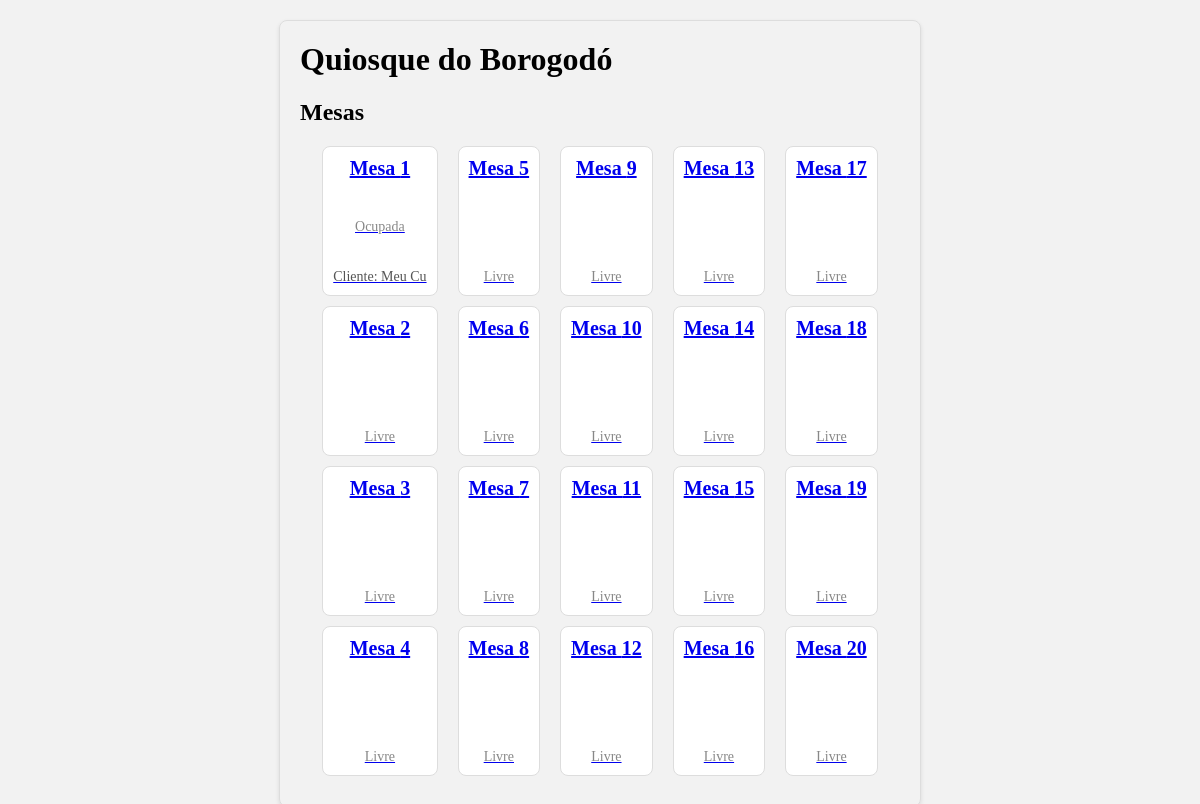
The app's page /comanda/index.php with its own data.
### tables this page shows
CREATE TABLE `mesas` (
  `id` int(11) NOT NULL,
  `numero` int(11) NOT NULL,
  `nome` varchar(255) DEFAULT NULL,
  `status` enum('livre','ocupada') NOT NULL DEFAULT 'livre',
  `garcom_id` int(11) DEFAULT NULL,
  `nome_atendido` varchar(255) DEFAULT NULL
);

CREATE TABLE `clientes` (
  `id` int(11) NOT NULL,
  `nome` varchar(255) NOT NULL,
  `mesa_id` int(11) NOT NULL
);

### comanda/index.php (the view, shortened to what this page needs)
<?php
require_once 'config.php';
$sql = "SELECT m.id, m.numero, COUNT(mi.id) AS total_itens FROM mesas m LEFT JOIN mesa_itens mi ON m.id = mi.mesa_id GROUP BY m.id";
$result = $conn->query($sql);
if ($result->num_rows > 0) {
    echo '<!DOCTYPE html>';
    echo '<html>';
    echo '<head>';
    echo '<link rel="stylesheet" href="style.css">';
    echo '</head>';
    echo '<body class="container">';
    echo '<h1>Quiosque do Borogodó</h1>';
    echo '<h2>Mesas</h2>';
    echo '<div class="mesa-container">';
    $counter = 0;
    while ($row = $result->fetch_assoc()) {
        $mesaId = $row['id'];
        $totalItens = $row['total_itens'];
        $mesaStatus = ($totalItens > 0) ? 'Ocupada' : 'Livre';
        $nomeCliente = '';
        if ($mesaStatus === 'Ocupada') {
            $sqlNomeCliente = "SELECT nome FROM clientes WHERE mesa_id = $mesaId";
            $resultNomeCliente = $conn->query($sqlNomeCliente);
            if ($resultNomeCliente->num_rows > 0) {
                $rowNomeCliente = $resultNomeCliente->fetch_assoc();
                $nomeCliente = $rowNomeCliente['nome'];
            }
        }
        if ($counter % 4 === 0) {
            echo '<div class="mesa-group">';
        }
        echo "<a href='mesa.php?mesa=$mesaId' class='abrir-popup' data-status='$mesaStatus'>";
        echo "<div class='mesa'>";
        echo "<div class='numero'>Mesa $mesaId</div>";
        echo "<div class='status'>$mesaStatus</div>";
        if ($mesaStatus === 'Ocupada') {
            echo "<div class='cliente'>Cliente: $nomeCliente</div>";
        }
        echo "</div>";
        echo "</a>";
        if ($counter % 4 === 3) {
            echo '</div>';
        }
        $counter++;
    }
    echo '</div>';
    echo '</body>';
    echo '</html>';
} else {
    echo "Nenhuma mesa encontrada.";
}
?>

### comanda/style.css (style rules this page uses)
.container { background-color: #f2f2f2; border: 1px solid #ddd; border-radius: 8px; padding: 20px; margin: 20px auto; max-width: 600px; box-shadow: 0 2px 4px rgba(0, 0, 0, 0.1); }
h1 { margin-top: 0; }
h2 { margin-bottom: 10px; }
.mesa-container { display: flex; flex-wrap: wrap; justify-content: center; }
.mesa { height: 150px; background-color: #fff; border: 1px solid #ddd; border-radius: 8px; padding: 10px; margin: 10px; box-sizing: border-box; display: flex; flex-direction: column; justify-content: space-between; align-items: center; text-align: center; transition: background-color 0.3s ease; }
.mesa .numero { font-weight: bold; font-size: 20px; margin-bottom: 5px; }
.mesa .status { font-size: 14px; color: #888; }
.mesa .cliente { font-size: 14px; color: #555; }

### records on screen
mesas: id "1", mesaStatus "Ocupada", clientes.nome "Meu Cu"
mesas: id "2", mesaStatus "Livre"
mesas: id "3", mesaStatus "Livre"
mesas: id "4", mesaStatus "Livre"
mesas: id "5", mesaStatus "Livre"
mesas: id "6", mesaStatus "Livre"
mesas: id "7", mesaStatus "Livre"
mesas: id "8", mesaStatus "Livre"
mesas: id "9", mesaStatus "Livre"
mesas: id "10", mesaStatus "Livre"
mesas: id "11", mesaStatus "Livre"
mesas: id "12", mesaStatus "Livre"
mesas: id "13", mesaStatus "Livre"
mesas: id "14", mesaStatus "Livre"
mesas: id "15", mesaStatus "Livre"
mesas: id "16", mesaStatus "Livre"
mesas: id "17", mesaStatus "Livre"
mesas: id "18", mesaStatus "Livre"
mesas: id "19", mesaStatus "Livre"
mesas: id "20", mesaStatus "Livre"
